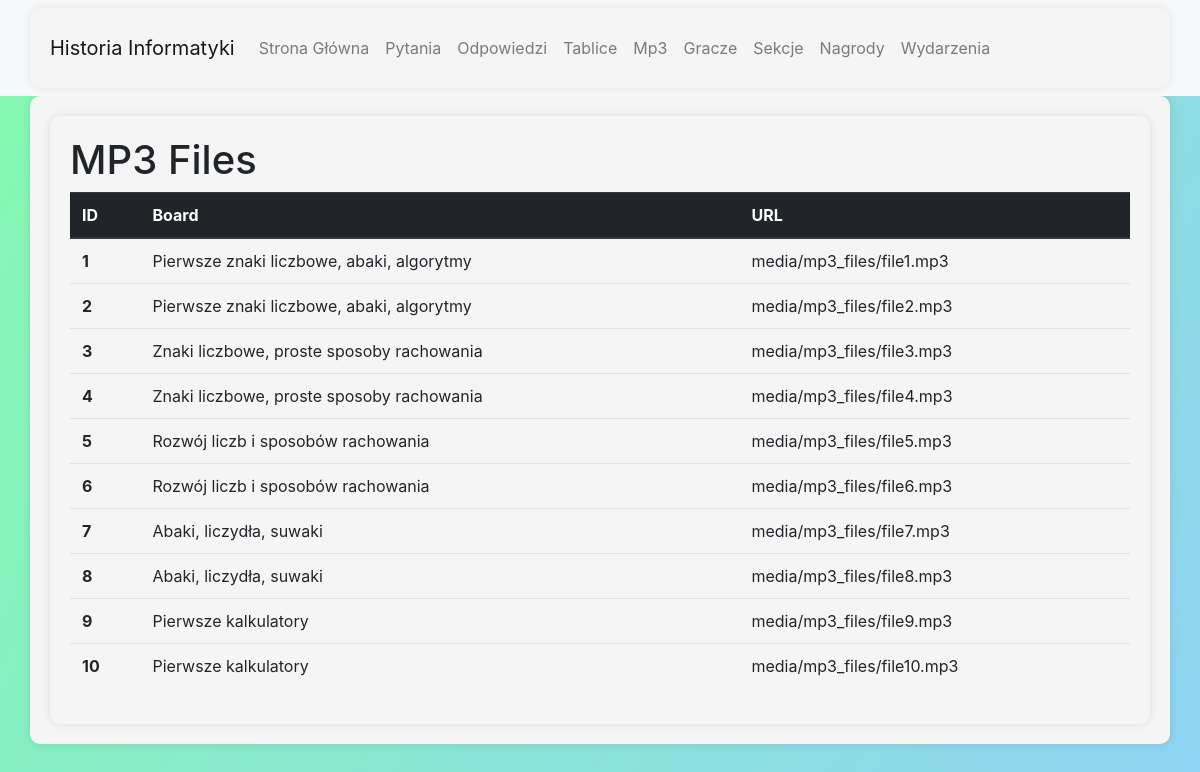
The page /list/mp3files/ on the database its author committed.
### database/models.py (models this page shows, shortened)
class Mp3File(models.Model):
    id = models.AutoField(primary_key=True)
    board = models.ForeignKey(Board, on_delete=models.CASCADE, related_name='mp3_files')
    url = models.FileField(upload_to='media/mp3_files/')  # Pole dla pliku mp3
    class Meta:
        verbose_name_plural = 'MP3 Files'

class Board(models.Model):
    id = models.AutoField(primary_key=True)
    no = models.PositiveIntegerField(default=0)
    page = models.CharField(max_length=1, choices=PAGE_CHOICES)
    title = models.CharField(max_length=100, default="")
    def __str__(self):
        return self.title
    class Meta:
        verbose_name_plural = 'Boards'
        unique_together = ('no', 'page')

### database/views.py (the view)
# urls.py: path('list/mp3files/', views.mp3file_list, name='mp3file_list'),
def mp3file_list(request):
    mp3files = Mp3File.objects.all()
    return render(request, 'list/mp3file_list.html', {'mp3files': mp3files})

### database/templates/list/mp3file_list.html
{% extends "base.html" %}
{% load static %}
{% block page_content %}
<div class="container">
  <h1>MP3 Files</h1>
    <table class="table">
      <thead class="thead-dark">
        <tr>
          <th scope="col">ID</th>
          <th scope="col">Board</th>
          <th scope="col">URL</th>
        </tr>
      </thead>
      <tbody>
        {% for mp3file in mp3files %}
        <tr>
          <th scope="row">{{ mp3file.id }}</td>
          <td>{{ mp3file.board }}</td>
          <td>{{ mp3file.url }}</td>
        </tr>
        {% endfor %}
      </tbody>
    </table>
</div>
{% endblock %}

### database/static/styles.css (style rules this page uses)
.container { background-color: #f5f5f5; padding: 20px; border-radius: 10px; box-shadow: 0px 0px 10px rgba(0,0,0,0.1); }

### rows shown on the page
Mp3File: id "1", board "Pierwsze znaki liczbowe, abaki, algorytmy", url "media/mp3_files/file1.mp3"
Mp3File: id "2", board "Pierwsze znaki liczbowe, abaki, algorytmy", url "media/mp3_files/file2.mp3"
Mp3File: id "3", board "Znaki liczbowe, proste sposoby rachowania", url "media/mp3_files/file3.mp3"
Mp3File: id "4", board "Znaki liczbowe, proste sposoby rachowania", url "media/mp3_files/file4.mp3"
Mp3File: id "5", board "Rozwój liczb i sposobów rachowania", url "media/mp3_files/file5.mp3"
Mp3File: id "6", board "Rozwój liczb i sposobów rachowania", url "media/mp3_files/file6.mp3"
Mp3File: id "7", board "Abaki, liczydła, suwaki", url "media/mp3_files/file7.mp3"
Mp3File: id "8", board "Abaki, liczydła, suwaki", url "media/mp3_files/file8.mp3"
Mp3File: id "9", board "Pierwsze kalkulatory", url "media/mp3_files/file9.mp3"
Mp3File: id "10", board "Pierwsze kalkulatory", url "media/mp3_files/file10.mp3"
